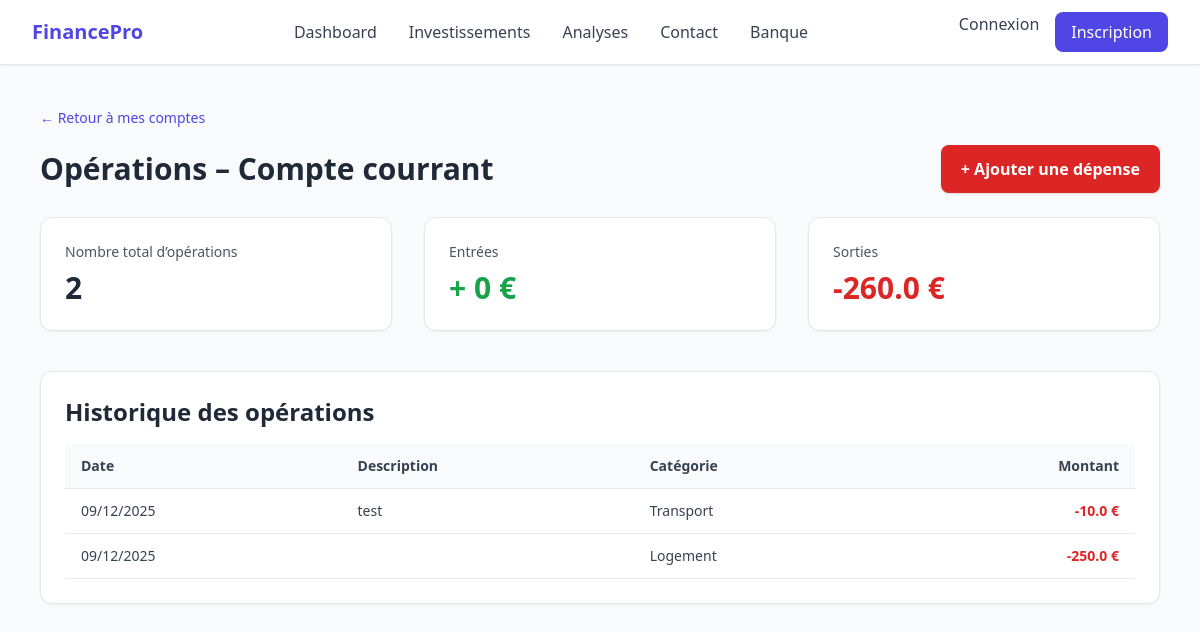
The page /bank-accounts/1/operations on the database its author committed.
### app/models.py (models this page shows)
class MainBankAccount(db.Model):
    id = db.Column(db.Integer, primary_key=True)
    bank_origin = db.Column(db.String(256), nullable=False)
    account_name = db.Column(db.String(256), unique=True, nullable=False)
    type_account = db.Column(db.String(256), nullable=False)
    monnaie = db.Column(db.String(10), nullable=False)
    balance = db.Column(db.Float, default=0.0)
    iban = db.Column(db.String(24), unique=True, nullable=False)
    status = db.Column(db.Boolean, default=False)
    user_id = db.Column(db.Integer, db.ForeignKey('user.id'), nullable=False)
    transactions = db.relationship('Transaction', backref='account', lazy=True)

class Transaction(db.Model):
    id = db.Column(db.Integer, primary_key=True)
    date = db.Column(db.DateTime, nullable=False)
    account_label = db.Column(db.String(256), nullable=False)
    description = db.Column(db.String(512), nullable=True)
    category = db.Column(db.String(256), nullable=True)
    amount = db.Column(db.Float, nullable=False, default=0.0)
    amount_numeric = db.Column(db.Float, nullable=False, default=0.0)
    account_id = db.Column(db.Integer, db.ForeignKey('main_bank_account.id'), nullable=False)
    user_id = db.Column(db.Integer, db.ForeignKey('user.id'), nullable=False)

### app/routes/main.py (the view)
@main_bp.route("/bank-accounts/<int:account_id>/operations")
def compte_operations(account_id):
    accounts_query = MainBankAccount.query.all()
    accounts = {
        acc.id: acc.account_name
        for acc in accounts_query
    }
    account_label = accounts.get(account_id)
    if not account_label:
        flash("Compte introuvable", "error")
        return redirect("/bank-accounts")
    transaction_query = Transaction.query.filter_by(account_id=account_id).all()
    operations = [
        {
            "date": t.date.strftime("%d/%m/%Y"),
            "category": t.category,
            "desc": t.description,
            "amount": f"{t.amount:+} €",
            "amount_numeric": t.amount,
        }
        for t in transaction_query
    ]
    summary = {
        "total_ops": len(operations),
        "total_in": sum(op["amount_numeric"] for op in operations if op["amount_numeric"] > 0),
        "total_out": sum(op["amount_numeric"] for op in operations if op["amount_numeric"] < 0),
    }
    return render_template("bank/bank_accounts_operation.html", account_id=account_id, account_label=account_label, operations=operations, summary=summary)

### app/templates/bank/bank_accounts_operation.html (shortened to what this page needs)
{% extends 'base.html' %}
{% block content %}
<div class="max-w-6xl mx-auto px-4 py-10">
    <a href="/bank-accounts" class="text-indigo-600 hover:underline text-sm">
        ← Retour à mes comptes
    </a>
    <div class="flex items-center justify-between mt-4 mb-6">
        <h1 class="text-3xl font-bold text-gray-800">
            Opérations – {{ account_label }}
        </h1>
        <a href="/depenses/ajouter?account_id={{ account_id }}"
           class="px-5 py-3 bg-red-600 text-white font-semibold rounded-lg shadow hover:bg-red-700 transition">
            + Ajouter une dépense
        </a>
    </div>
    <div class="grid grid-cols-1 md:grid-cols-3 gap-8 mb-10">
        <div class="bg-white p-6 border rounded-xl shadow-sm">
            <p class="text-gray-600 text-sm">Nombre total d’opérations</p>
            <p class="text-3xl font-bold text-gray-800 mt-2">{{ summary.total_ops }}</p>
        </div>
        <div class="bg-white p-6 border rounded-xl shadow-sm">
            <p class="text-gray-600 text-sm">Entrées</p>
            <p class="text-3xl font-bold text-green-600 mt-2">+ {{ summary.total_in }} €</p>
        </div>
        <div class="bg-white p-6 border rounded-xl shadow-sm">
            <p class="text-gray-600 text-sm">Sorties</p>
            <p class="text-3xl font-bold text-red-600 mt-2">{{ summary.total_out }} €</p>
        </div>
    </div>
    <div class="bg-white border rounded-xl shadow-sm p-6">
        <h2 class="text-2xl font-semibold text-gray-800 mb-4">Historique des opérations</h2>
        <div class="overflow-x-auto">
            <table class="w-full border-collapse">
                <thead>
                    <tr class="bg-gray-50 border-b text-gray-700 text-sm">
                        <th class="py-3 px-4 text-left">Date</th>
                        <th class="py-3 px-4 text-left">Description</th>
                        <th class="py-3 px-4 text-left">Catégorie</th>
                        <th class="py-3 px-4 text-right">Montant</th>
                    </tr>
                </thead>
                <tbody class="text-gray-700 text-sm">
                    {% for op in operations %}
                    <tr class="border-b">
                        <td class="py-3 px-4">{{ op.date }}</td>
                        <td class="py-3 px-4">{{ op.desc }}</td>
                        <td class="py-3 px-4">{{ op.category }}</td>
                        <td class="py-3 px-4 text-right font-semibold
                            {% if op.amount_numeric >= 0 %}
                                text-green-600
                            {% else %}
                                text-red-600
                            {% endif %}">
                            {{ op.amount }}
                        </td>
                    </tr>
                    {% else %}
                    <tr>
                        <td colspan="4" class="py-4 text-center text-gray-500">
                            Aucune opération trouvée pour ce compte.
                        </td>
                    </tr>
                    {% endfor %}
                </tbody>
            </table>
        </div>
    </div>
</div>
{% endblock %}

### rows shown on the page
MainBankAccount: account_name "Compte courrant"
Transaction: date "09/12/2025", desc "test", category "Transport", amount "-10.0 €"
Transaction: date "09/12/2025", category "Logement", amount "-250.0 €"

### other values the page prints
{{ summary.total_ops }} "2"
{{ summary.total_in }} "0"
{{ summary.total_out }} "-260.0"
